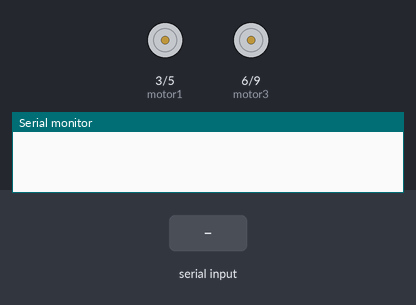
This sketch was run on a simulated Arduino Uno, built with avr-gcc and run on an emulated ATmega328P. Parts: motor-driver pin pairs drawn as motors (green arrow = first pin HIGH = forward, orange = second pin HIGH = backward, longer = more drive), the last lines printed to the serial monitor. The test bench sets the inputs (shaded band).

Above: at 1.2 s.
1.3 s: "1" received over Serial
At 2.4 s:
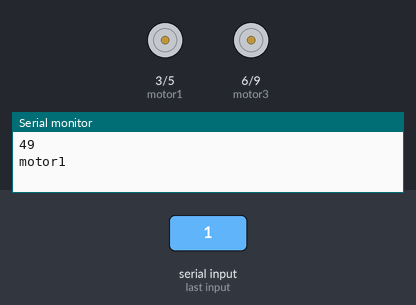
2.9 s: "2" received over Serial
At 3.7 s:
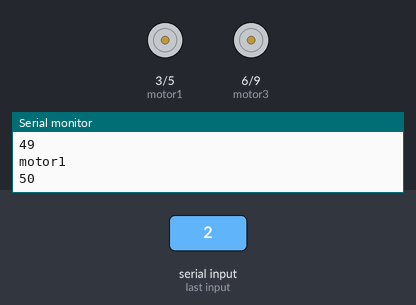
4.5 s: "3" received over Serial
At 4.9 s:
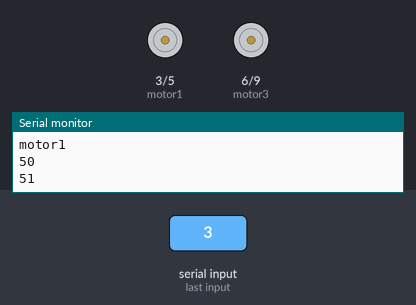
6.1 s: "4" received over Serial
At 7.3 s:
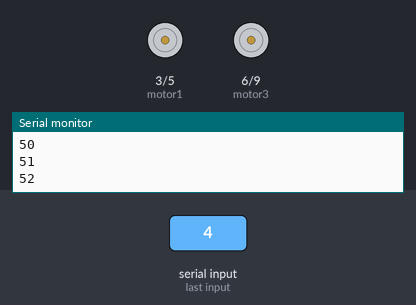
Timing chart, 0 to 8.7 s (numbered marks = the images above; inputs shaded):
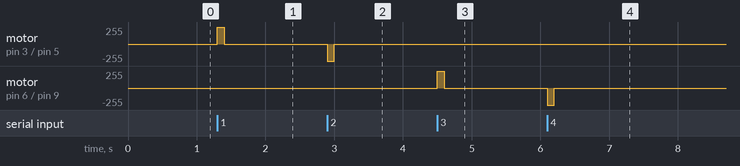

Measured:
- after the input at 1.3 s, motor on pin 3 (motor1) / pin 5 (motor2): stopped → forward 255/255 at once, → stopped 0.10 s later
- after the input at 2.9 s, motor on pin 3 (motor1) / pin 5 (motor2): stopped → backward 255/255 at once, → stopped 0.10 s later
- after the input at 4.5 s, motor on pin 6 (motor3) / pin 9 (motor4): stopped → forward 255/255 at once, → stopped 0.10 s later
- after the input at 6.1 s, motor on pin 6 (motor3) / pin 9 (motor4): stopped → backward 255/255 at once, → stopped 0.10 s later

The sketch:

motor_test.ino
```cpp
const int motor1 = 3;
const int motor2 = 5;
const int motor3 = 6;
const int motor4 = 9;

int userInput;

int amountOfDelay = 100; // Delay integer that can be adjusted (in milliseconds)

void setup() {
  Serial.begin(9600);
  pinMode(motor1, OUTPUT);
  pinMode(motor2, OUTPUT);
  pinMode(motor3, OUTPUT);
  pinMode(motor4, OUTPUT);

}

void loop() {
  if (Serial.available() > 0){
    userInput = Serial.read();
    Serial.println(userInput);

    if(userInput == '1'){
      Serial.println("motor1");
      motorOne();
    }
    if(userInput == '2'){
      motorTwo();
    }
    if(userInput == '3'){
      motorThree();
    }if(userInput == '4'){
      motorFour();
    }
  }

}

void motorOne(){
  digitalWrite(motor1, HIGH);
  delay(amountOfDelay);
  digitalWrite(motor1, LOW);
  //delay(amountOfDelay);
}

void motorTwo(){
  digitalWrite(motor2, HIGH);
  delay(amountOfDelay);
  digitalWrite(motor2, LOW);
  //delay(amountOfDelay);
}

void motorThree(){
  digitalWrite(motor3, HIGH);
  delay(amountOfDelay);
  digitalWrite(motor3, LOW);
  //delay(amountOfDelay);
}

void motorFour(){
  digitalWrite(motor4, HIGH);
  delay(amountOfDelay);
  digitalWrite(motor4, LOW);
  //delay(amountOfDelay);
}
```
